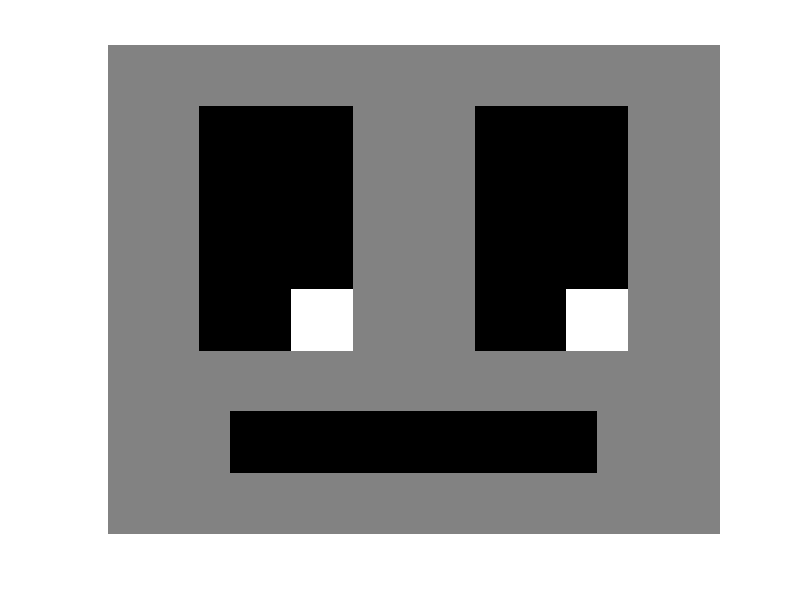

MATLAB code for this plot:
% Create a 800x1000 white matrix
img = ones(800, 1000) * 0.5;
% Create a black bar near the bottom of the image for the mouth
img(600:700, 200:800) = 0;
% Create each eye as a black box
img(100:500, 150:400) = 0;
img(100:500, 600:850) = 0;
% Create the glare of each eye
img(400:500, 300:400) = 1;
img(400:500, 750:850) = 1;

% Display the matrix as an image
imshow(img);